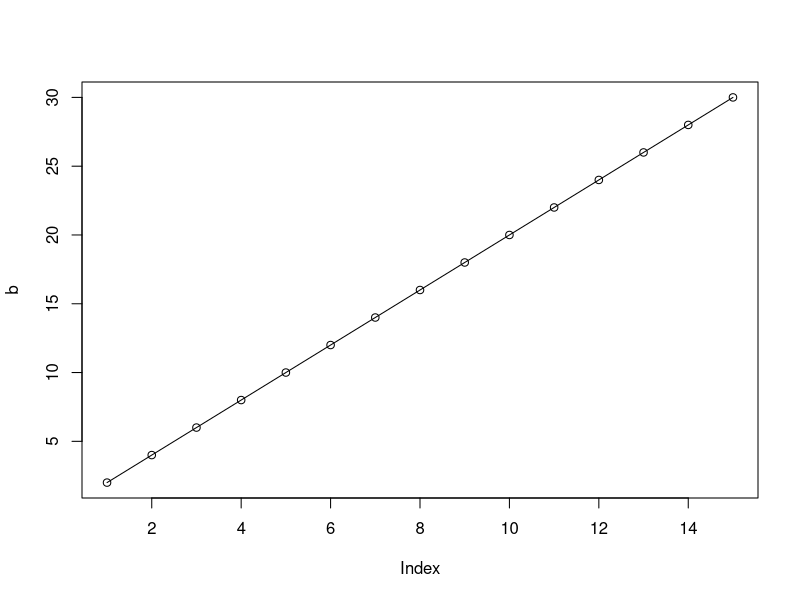
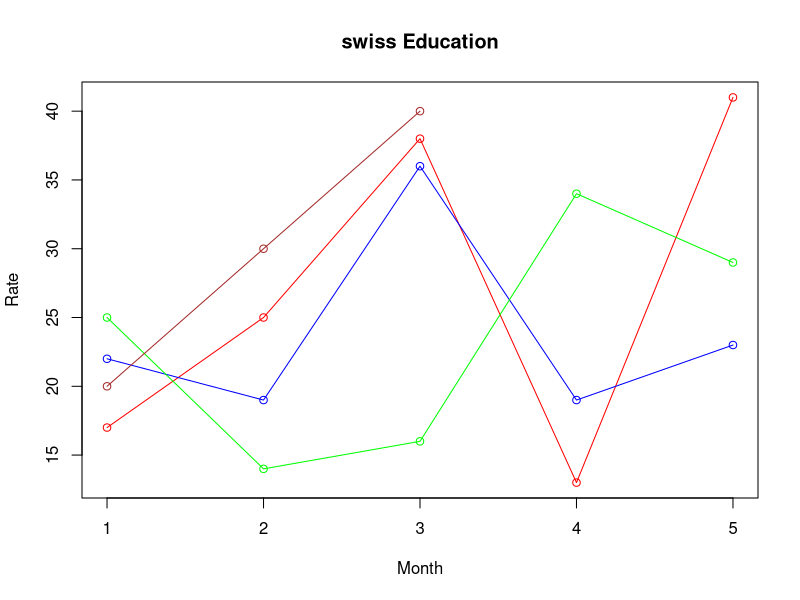

Write R code to recreate these figures, in order.
b <- c(2,4,6,8,10,12,14,16,18,20,22,24,26,28,30)
plot(b,type = "o")

#---------------------------------

v <- c(17, 25, 38, 13, 41)
t <- c(22, 19, 36, 19, 23)
m <- c(25, 14, 16, 34, 29)
s <- c(20, 30, 40)

plot(v, 
     type = "o", 
     col = "red",
     xlab = "Month", 
     ylab = "Rate",
     main = "swiss Education"
)
lines(t, type = "o", col = "blue")
lines(m, type = "o", col = "green")
lines(s, type = "o", col = "brown")